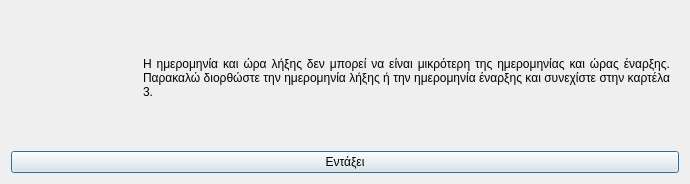
<?xml version="1.0" encoding="UTF-8"?>
<ui version="4.0">
 <class>Dialog</class>
 <widget class="QDialog" name="Dialog">
  <property name="geometry">
   <rect>
    <x>0</x>
    <y>0</y>
    <width>690</width>
    <height>184</height>
   </rect>
  </property>
  <property name="windowTitle">
   <string>Λάθος ημερομηνία λήξης</string>
  </property>
  <property name="windowIcon">
   <iconset resource="../../../../icons.qrc">
    <normaloff>:/rest-windows/assets/images/rest-windows/information.png</normaloff>:/rest-windows/assets/images/rest-windows/information.png</iconset>
  </property>
  <layout class="QGridLayout" name="gridLayout">
   <item row="0" column="0">
    <widget class="QFrame" name="frame">
     <property name="styleSheet">
      <string notr="true">QFrame{border:0px;}</string>
     </property>
     <property name="frameShape">
      <enum>QFrame::StyledPanel</enum>
     </property>
     <property name="frameShadow">
      <enum>QFrame::Raised</enum>
     </property>
     <layout class="QHBoxLayout" name="horizontalLayout">
      <item>
       <widget class="QLabel" name="image_label">
        <property name="maximumSize">
         <size>
          <width>117</width>
          <height>117</height>
         </size>
        </property>
        <property name="text">
         <string/>
        </property>
        <property name="pixmap">
         <pixmap resource="../../../../icons.qrc">:/rest-windows/assets/images/rest-windows/information.png</pixmap>
        </property>
        <property name="scaledContents">
         <bool>true</bool>
        </property>
       </widget>
      </item>
      <item>
       <widget class="QLabel" name="label">
        <property name="text">
         <string>Η ημερομηνία και ώρα λήξης δεν μπορεί να είναι μικρότερη της ημερομηνίας και ώρας έναρξης. Παρακαλώ διορθώστε την ημερομηνία λήξης ή την ημερομηνία έναρξης και συνεχίστε στην καρτέλα 3.</string>
        </property>
        <property name="alignment">
         <set>Qt::AlignJustify|Qt::AlignVCenter</set>
        </property>
        <property name="wordWrap">
         <bool>true</bool>
        </property>
       </widget>
      </item>
     </layout>
    </widget>
   </item>
   <item row="1" column="0">
    <widget class="QPushButton" name="ok">
     <property name="text">
      <string>Εντάξει</string>
     </property>
     <property name="icon">
      <iconset resource="../../../../icons.qrc">
       <normaloff>:/rest-windows/assets/images/rest-windows/ok.png</normaloff>:/rest-windows/assets/images/rest-windows/ok.png</iconset>
     </property>
    </widget>
   </item>
  </layout>
 </widget>
 <tabstops>
  <tabstop>ok</tabstop>
 </tabstops>
 <resources>
  <include location="../../../../icons.qrc"/>
  <include location="../../../../icons.qrc"/>
  <include location="../../../../icons.qrc"/>
  <include location="../../../../icons.qrc"/>
  <include location="../../../../icons.qrc"/>
 </resources>
 <connections/>
</ui>
